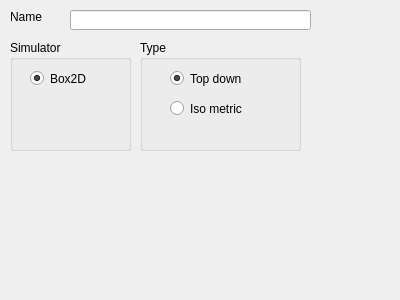
<?xml version="1.0" encoding="UTF-8"?>
<ui version="4.0">
 <class>WorldWizard_PageWorld</class>
 <widget class="QWizardPage" name="WorldWizard_PageWorld">
  <property name="geometry">
   <rect>
    <x>0</x>
    <y>0</y>
    <width>400</width>
    <height>300</height>
   </rect>
  </property>
  <property name="windowTitle">
   <string>WizardPage</string>
  </property>
  <property name="title">
   <string>World</string>
  </property>
  <property name="subTitle">
   <string>Fill in the world details</string>
  </property>
  <widget class="QLineEdit" name="editName">
   <property name="geometry">
    <rect>
     <x>70</x>
     <y>10</y>
     <width>241</width>
     <height>20</height>
    </rect>
   </property>
  </widget>
  <widget class="QGroupBox" name="groupBox">
   <property name="geometry">
    <rect>
     <x>10</x>
     <y>40</y>
     <width>121</width>
     <height>111</height>
    </rect>
   </property>
   <property name="title">
    <string>Simulator</string>
   </property>
   <widget class="QRadioButton" name="radioBox2D">
    <property name="geometry">
     <rect>
      <x>20</x>
      <y>30</y>
      <width>82</width>
      <height>17</height>
     </rect>
    </property>
    <property name="text">
     <string>Box2D</string>
    </property>
    <property name="checked">
     <bool>true</bool>
    </property>
   </widget>
  </widget>
  <widget class="QLabel" name="label">
   <property name="geometry">
    <rect>
     <x>10</x>
     <y>10</y>
     <width>46</width>
     <height>13</height>
    </rect>
   </property>
   <property name="text">
    <string>Name</string>
   </property>
  </widget>
  <widget class="QGroupBox" name="groupBox_2">
   <property name="geometry">
    <rect>
     <x>140</x>
     <y>40</y>
     <width>161</width>
     <height>111</height>
    </rect>
   </property>
   <property name="title">
    <string>Type</string>
   </property>
   <widget class="QRadioButton" name="radioTopDown">
    <property name="geometry">
     <rect>
      <x>30</x>
      <y>30</y>
      <width>82</width>
      <height>17</height>
     </rect>
    </property>
    <property name="text">
     <string>Top down</string>
    </property>
    <property name="shortcut">
     <string>Ctrl+S</string>
    </property>
    <property name="checked">
     <bool>true</bool>
    </property>
   </widget>
   <widget class="QRadioButton" name="radioIsoMetric">
    <property name="geometry">
     <rect>
      <x>30</x>
      <y>60</y>
      <width>82</width>
      <height>17</height>
     </rect>
    </property>
    <property name="text">
     <string>Iso metric</string>
    </property>
   </widget>
  </widget>
 </widget>
 <resources/>
 <connections/>
</ui>
